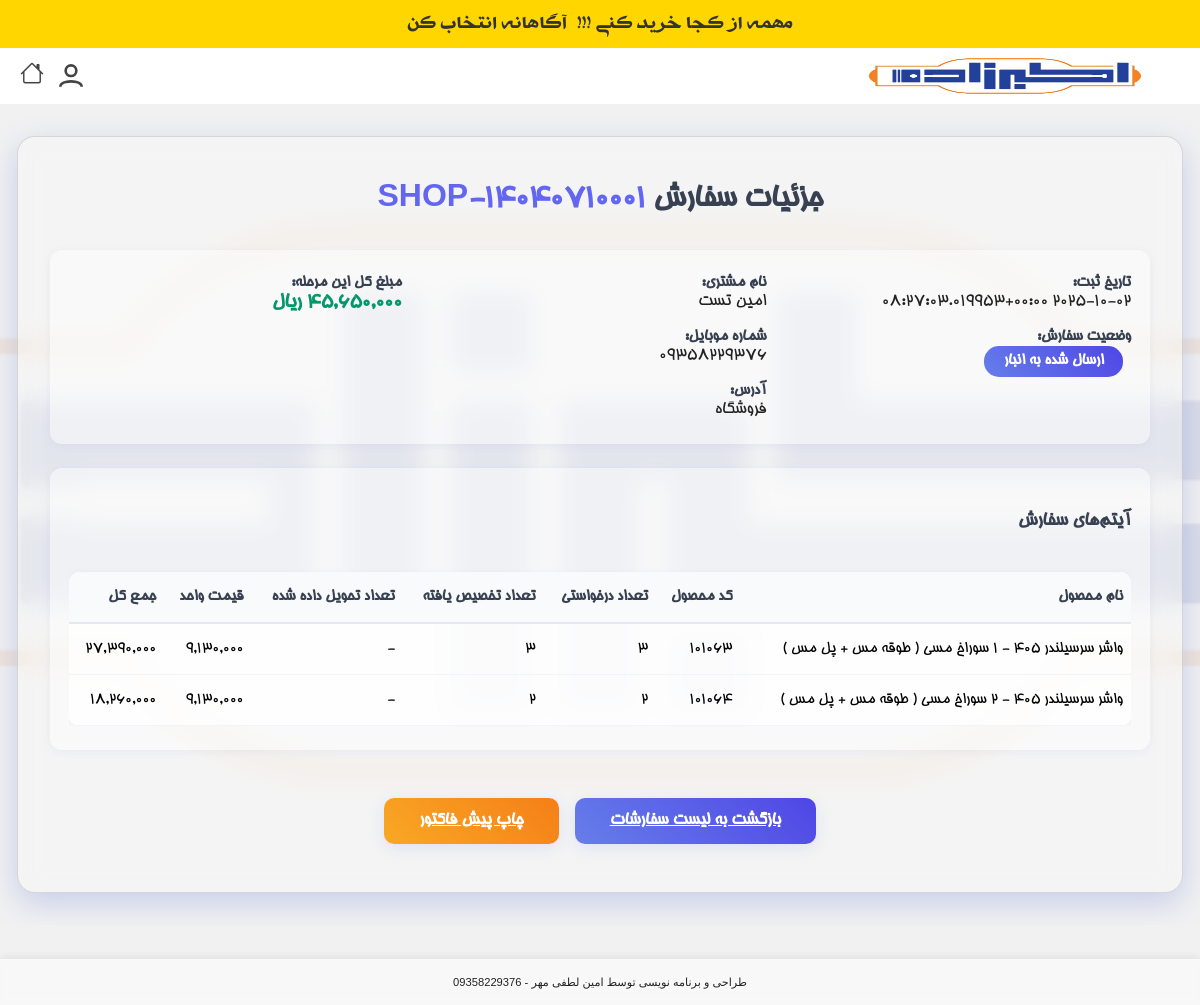
Before: /order/233/detail/ (signed in) with the older database file.
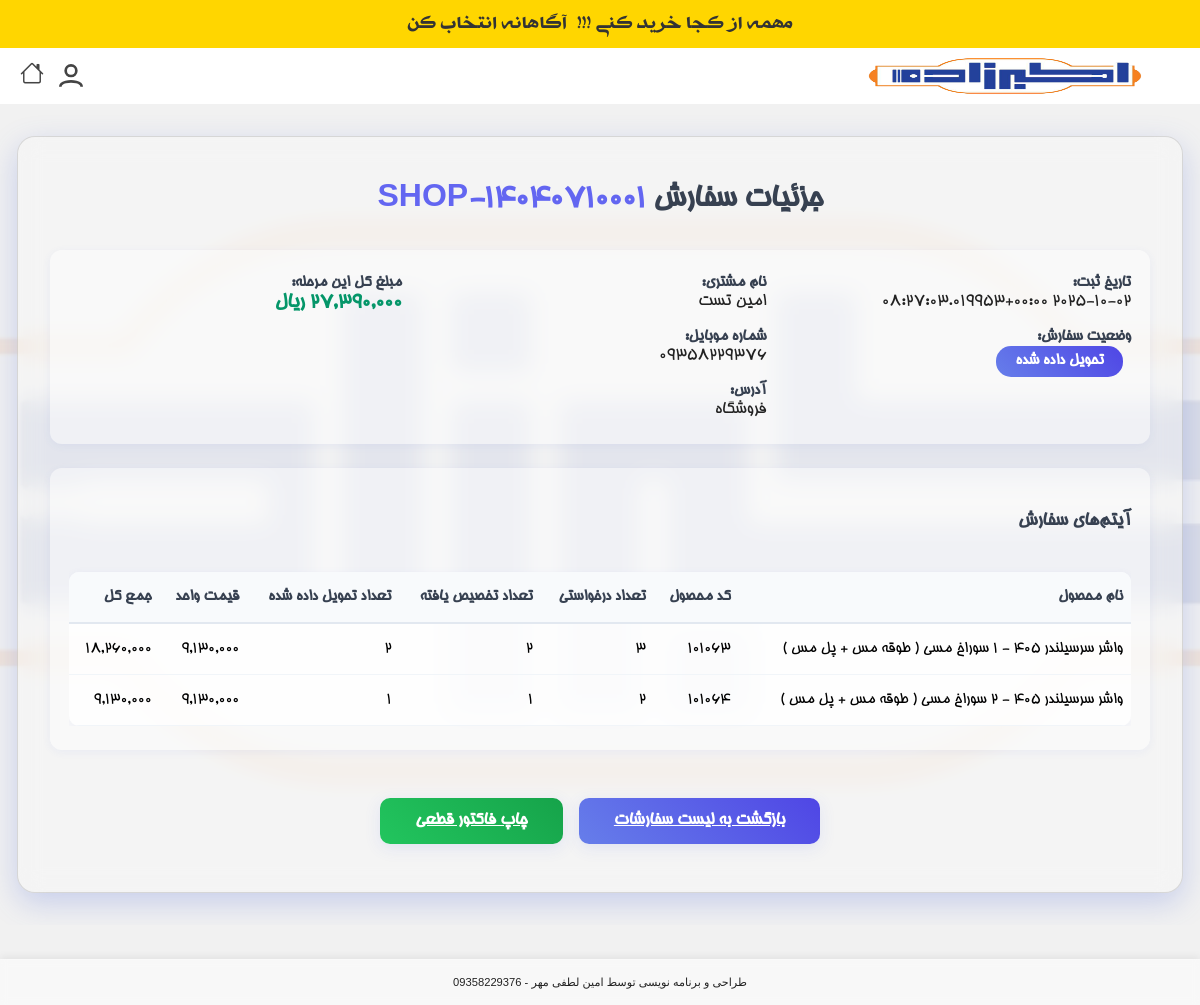
After: the same page with the newer database file.
### products/models.py (models this page shows, shortened)
class Order(models.Model):
    STATUS_CHOICES = [
        ('cart', 'سبد خرید'),
        ('pending', 'در انتظار تأیید'),
        ('warehouse', 'ارسال شده به انبار'),
        ('ready', 'آماده تحویل'),
        ('delivered', 'تحویل داده شده'),
        ('parent', 'تفکیک شده به انبارها'),
        ('completed', 'نهایی شده'),
        ('backorder', 'در انتظار موجودی'),
        ('waiting_for_customer_shipment', 'در انتظار ارسال به مشتری'),
        ('sent_to_warehouse', ' ارسال شده به انبار از بک اوردر'),
        ('waiting_for_warehouse_confirmation', 'در انتظار تایید انباردار'),
        ('shipped', 'ارسال شده'),
    ]
    order_number = models.CharField(
        max_length=100,
        unique=True,
        verbose_name="شماره درخواست",
        blank=True,
        null=True
    )
    document_number = models.CharField(
        max_length=100,
        blank=True,
        null=True,
        verbose_name="شماره سند"
    )
    package_count = models.PositiveIntegerField(
        default=0,
        null=True,
        blank=True,
        verbose_name="تعداد بسته"
    )
    courier = models.ForeignKey(
        'Courier',
        on_delete=models.SET_NULL,
        null=True,
        blank=True,
        verbose_name="پیک"
    )
    courier_name = models.CharField(
        max_length=100,
        blank=True,
        null=True,
        verbose_name="نام پیک (منسوخ شده)"
    )
    visitor_name = models.CharField(max_length=100, verbose_name="نام ویزیتور")
    customer = models.ForeignKey(
        Customer,
        on_delete=models.PROTECT,   # پیشنهاد امنیتی: سفارش بدون مشتری باقی نماند
        verbose_name="مشتری"
    )
    created_at = models.DateTimeField(auto_now_add=True, verbose_name="تاریخ ثبت")
    updated_at = models.DateTimeField(auto_now=True, verbose_name="تاریخ به‌روزرسانی")
    payment_term = models.CharField(
        max_length=10,
        choices=Product.PAYMENT_TERMS_CHOICES,
        verbose_name="شرایط تسویه"
    )
    status = models.CharField(
        max_length=100,
        choices=STATUS_CHOICES,
        default='pending',
        verbose_name="وضعیت سفارش"
    )
    parent = models.ForeignKey(
        'self',
        on_delete=models.SET_NULL,
        null=True,
        blank=True,
        related_name='children',
        verbose_name="سفارش مادر (قدیمی)"
    )
    is_sub_order = models.BooleanField(default=False, verbose_name="آیا زیرسفارش است؟ (قدیمی)")
    parent_order = models.ForeignKey(
        'self',
        on_delete=models.SET_NULL,
        null=True,
        blank=True,
        related_name='sub_orders',
        verbose_name="سفارش والد (جدید)"
    )
    warehouse = models.ForeignKey(
        'Warehouse',
        null=True,
        blank=True,
        on_delete=models.SET_NULL,
        related_name='orders',
        verbose_name="انبار"
    )
    total_price = models.DecimalField(
        max_digits=100,
        decimal_places=0,
        default=0,
        verbose_name="جمع کل سفارش"
    )
    class Meta:
        constraints = [
            models.UniqueConstraint(
                fields=['document_number'],
                name='unique_document_number',
                condition=models.Q(document_number__isnull=False) & ~models.Q(document_number='')
            )
        ]

class OrderItem(models.Model):
    WAREHOUSE_STATUS_CHOICES = [
        ('pending', 'در انتظار تایید انبار'),
        ('confirmed', 'تایید شده توسط انبار'),
        ('ready', 'آماده ارسال'),
        ('out_of_stock', 'ناموجود'),
        ('backorder', 'در انتظار موجودی'),
        ('pending_supply', 'در انتظار تامین موجودی'),
        ('waiting_for_warehouse_confirmation', 'در انتظار تایید انباردار'),  # اصلاح شده به 'waiting_for_warehouse_confirmation'
    ]
    order = models.ForeignKey(Order, on_delete=models.CASCADE, related_name='items', verbose_name="سفارش")
    product = models.ForeignKey(Product, on_delete=models.CASCADE, verbose_name="محصول")
    requested_quantity = models.IntegerField(null=True, blank=True, verbose_name="تعداد درخواستی")
    allocated_quantity = models.IntegerField(default=0, verbose_name="تعداد تخصیص یافته")
    price = models.DecimalField(max_digits=50, decimal_places=0, null=True, blank=True, verbose_name="قیمت")
    payment_term = models.CharField(max_length=50, choices=Product.PAYMENT_TERMS_CHOICES, default='cash', verbose_name="شرایط پرداخت")
    warehouse = models.ForeignKey(Warehouse, on_delete=models.SET_NULL, null=True, blank=True, verbose_name="انبار")
    warehouse_status = models.CharField(max_length=100, choices=WAREHOUSE_STATUS_CHOICES, default='pending', verbose_name="وضعیت انبار")
    warehouse_note = models.TextField(blank=True, null=True, verbose_name="یادداشت انبار")
    delivered_quantity = models.PositiveIntegerField(null=True, blank=True, verbose_name='تعداد تحویل شده')
    class Meta:
        verbose_name = "آیتم سفارش"
        verbose_name_plural = "آیتم‌های سفارش"
    def is_backorder(self):
        return self.warehouse_status == 'backorder'
    is_backorder.boolean = True
    is_backorder.short_description = 'بک اوردر'

class Customer(models.Model):
    first_name = models.CharField(max_length=100, verbose_name="نام")
    last_name = models.CharField(max_length=100, verbose_name="نام خانوادگی")
    store_name = models.CharField(max_length=255, blank=True, null=True, verbose_name="نام فروشگاه")
    phone = models.CharField(max_length=20, blank=True, null=True, verbose_name="تلفن ثابت")
    mobile = models.CharField(
        max_length=20,
        unique=True,
        verbose_name="شماره موبایل",
        error_messages={
            'unique': 'مشتری دیگری با این شماره همراه قبلاً ثبت شده است.'
        }
    )
    province = models.ForeignKey(Province, on_delete=models.CASCADE, verbose_name="استان")
    county = models.ForeignKey(County, on_delete=models.CASCADE, verbose_name="شهرستان")
    address = models.TextField(blank=True, null=True, verbose_name="آدرس")
    created_by = models.ForeignKey(
        User, on_delete=models.SET_NULL, null=True, related_name='created_customers', verbose_name="ایجاد شده توسط"
    )
    user = models.OneToOneField(
        User, on_delete=models.SET_NULL, null=True, blank=True, related_name='customer_profile', verbose_name="کاربر مرتبط"
    )
    created_at = models.DateTimeField(auto_now_add=True, verbose_name="تاریخ ایجاد")
    class Meta:
        verbose_name = "مشتری"
        verbose_name_plural = "مشتریان"

class Product(models.Model):
    PAYMENT_TERMS_CHOICES = [
        ('cash', 'نقدی'),
        ('1m', '1 ماهه'),
        ('2m', '2 ماهه'),
        ('3m', '3 ماهه'),
        ('4m', '4 ماهه'),
    ]
    brand = models.CharField(
        max_length=100,
        verbose_name="برند",
        blank=True,
    )
    code = models.CharField(
        max_length=50,
        unique=True,
        verbose_name="کد کالا"
    )
    name = models.CharField(
        max_length=200,
        verbose_name="نام کالا"
    )
    car_group = models.CharField(
        max_length=100,
        default="عمومی",
        verbose_name="گروه خودرو"
    )
    price = models.DecimalField(
        max_digits=100,
        decimal_places=0,
        verbose_name="قیمت"
    )
    purchase_price = models.DecimalField(
        max_digits=100,
        decimal_places=0,
        verbose_name="قیمت خرید",
        default=0
    )
    quantity = models.PositiveIntegerField(
        default=0,
        verbose_name="موجودی"
    )
    warehouse = models.ForeignKey(
        Warehouse,
        on_delete=models.PROTECT,
        null=True,
        blank=True,
        verbose_name="انبار"
    )
    image = models.ImageField(
        upload_to='product_images/',
        blank=True,
        null=True,
        verbose_name="تصویر کالا"
    )
    max_payment_term = models.CharField(
        max_length=10,
        choices=PAYMENT_TERMS_CHOICES,
        blank=True,
        null=True,
        verbose_name="حداکثر مهلت تسویه"
    )
    created_at = models.DateTimeField(default=timezone.now, verbose_name="تاریخ ایجاد")
    normalized_name = models.CharField(max_length=255, blank=True, db_index=True)
    profit_percentage = models.DecimalField(
        max_digits=5,
        decimal_places=2,
        verbose_name="درصد سود",
        default=0
    )

### products/views.py (the view)
# urls.py: path('order/<int:order_id>/detail/', views.order_detail_view, name='order_detail_view'),
@login_required
def order_detail_view(request, order_id):
    order = get_object_or_404(Order, id=order_id)
    is_manager = request.user.groups.filter(name='مدیر').exists()
    is_accounting = request.user.groups.filter(name='حسابداری').exists()
    is_order_creator = (order.visitor_name == request.user.username)
    if not (is_manager or is_order_creator or is_accounting):
        messages.error(request, 'شما اجازه دسترسی به این سفارش را ندارید.')
        return redirect('products:product_list')
    shipments = order.shipments.all().prefetch_related(
        'items',  # برای ShipmentItem ها
        'items__order_item',  # برای دسترسی به OrderItem های مرتبط
        'items__order_item__product'  # برای دسترسی به محصولات
    )
    is_finalized = order.status in ['completed', 'delivered'] or shipments.filter(status='delivered').exists()
    if is_finalized:
        shipments = shipments.filter(status__in=['in_transit', 'delivered'])
    stage_total = 0
    for item in order.items.all():
        quantity = 0
        if item.delivered_quantity is not None:
            quantity = item.delivered_quantity
        elif order.status in ['pending', 'warehouse', 'parent', 'backorder', 'cart']:
            quantity = item.requested_quantity or 0
        else:
            quantity = item.allocated_quantity or 0
        stage_total += (item.price or 0) * quantity
    referer = request.META.get('HTTP_REFERER')
    if referer and '/accounting/' in referer:
        back_url = referer
        back_text = "بازگشت به صورتحساب"
    elif is_manager:
        back_url = reverse('products:manager_order_list')
        back_text = "بازگشت به لیست سفارشات مدیر"
    else:
        back_url = reverse('products:order')
        back_text = "بازگشت به لیست سفارشات"
    has_final_invoice = FinancialOperation.objects.filter(
        operation_type='SALES_INVOICE',
        description__icontains=f"سفارش شماره {order.order_number}"
    ).exists()
    context = {
        'order': order,
        'order_items': order.items.all(),
        'shipments': shipments,
        'stage_total': stage_total,
        'back_url': back_url,
        'back_text': back_text,
        'has_final_invoice': has_final_invoice,
    }
    return render(request, 'products/order_detail.html', context)

### products/context_processors.py (called while the page is built)
def recent_orders_processor(request):
    recent_orders_count = 0
    if request.user.is_authenticated:
        recent_orders_count = Order.objects.filter(customer__created_by=request.user).order_by('-created_at')[:5].count()
    return {'recent_orders_count': recent_orders_count}

def notifications_processor(request):
    if request.user.is_authenticated and request.user.groups.filter(name='مدیر').exists():
        unread_notifications = Notification.objects.filter(target_user=request.user, read=False).order_by('-created_at')
        return {'unread_notifications': unread_notifications}
    return {'unread_notifications': []}

### products/templatetags/custom_filters.py (called while the page is built, shortened)
@register.filter
def intcomma(value):
    return humanize_intcomma(value)

### products/templates/products/order_detail.html (shortened to what the changed rows need)
{% extends 'products/base.html' %}
{% load static %}
{% load humanize %}
{% load custom_filters %}
{% block content %}
<div class="order-detail-glass">
    <div class="order-detail-title">
        جزئیات سفارش <span style="color:#6366f1;">{{ order.order_number|default:order.id }}</span>
    </div>
    <div class="order-detail-section" style="display:flex; flex-wrap:wrap; gap:2rem; justify-content:space-between;">
        <div style="flex:1 1 300px; min-width:260px;">
            <div class="order-detail-label">تاریخ ثبت:</div>
            <div class="order-detail-value">{{ order.created_at|jformat:"%H:%M - %Y/%m/%d" }}</div>
            <div class="order-detail-label" style="margin-top:1rem;">وضعیت سفارش:</div>
            <div class="order-detail-status">{{ order.get_status_display }}</div>
        </div>
        <div style="flex:1 1 300px; min-width:260px;">
            <div class="order-detail-label">نام مشتری:</div>
            <div class="order-detail-value">{{ order.customer.first_name }} {{ order.customer.last_name }}</div>
            <div class="order-detail-label" style="margin-top:1rem;">شماره موبایل:</div>
            <div class="order-detail-value">{{ order.customer.mobile|default:'-' }}</div>
            <div class="order-detail-label" style="margin-top:1rem;">آدرس:</div>
            <div class="order-detail-value">{{ order.customer.address|default:'-' }}</div>
        </div>
        <div style="flex:1 1 300px; min-width:260px;">
            <div class="order-detail-label">مبلغ کل این مرحله:</div>
            <div class="order-detail-value" style="font-weight:bold; color:#059669; font-size:1.3rem;">
                {{ stage_total|intcomma }} ریال
            </div>
        </div>
        </div>
    <div class="order-detail-section">
        <div style="overflow-x:auto;">
        <table class="order-detail-table">
            <thead>
                <tr>
                    <th>نام محصول</th>
                    <th>کد محصول</th>
                    <th>تعداد درخواستی</th>
                    <th>تعداد تخصیص یافته</th>
                    <th>تعداد تحویل داده شده</th>
                    <th>قیمت واحد</th>
                    <th>جمع کل</th>
                </tr>
            </thead>
            <tbody>
                {% for item in order_items %}
                <tr>
                    <td>{{ item.product.name }}</td>
                    <td>{{ item.product.code }}</td>
                    <td>{{ item.requested_quantity|default_if_none:"-" }}</td>
                    <td>
                        {% if order.status in 'pending,cart' %}
                            <span style="color: #888;">در انتظار تخصیص</span>
                        {% else %}
                            {{ item.allocated_quantity|default_if_none:"-" }}
                        {% endif %}
                    </td>
                    <td>{{ item.delivered_quantity|default_if_none:"-" }}</td>
                    <td>{{ item.price|intcomma }}</td>
                    <td>
                        {% if item.delivered_quantity is not None %}
                            {% widthratio item.delivered_quantity 1 item.price as item_total %}
                        {% elif item.allocated_quantity is not None and item.allocated_quantity > 0 %}
                            {% widthratio item.allocated_quantity 1 item.price as item_total %}
                        {% else %}
                            {% widthratio item.requested_quantity 1 item.price as item_total %}
                        {% endif %}
                        {{ item_total|intcomma }}
                    </td>
                </tr>
                {% empty %}
                <tr><td colspan="7" style="text-align:center; color:#888;">هیچ آیتمی برای این سفارش ثبت نشده است.</td></tr>
                {% endfor %}
            </tbody>
        </table>
        </div>
    </div>
    <div style="text-align:center; margin-top:2rem; display:flex; justify-content:center; gap:1rem;">
        <a href="{{ back_url }}" class="order-detail-btn">
            {{ back_text }}
        </a>
        {% if order.status == 'delivered' %}
        <a href="{% url 'products:sales_invoice_pdf' order_id=order.id %}" class="order-detail-btn" target="_blank" style="background: linear-gradient(45deg, #22c55e, #16a34a);">
            چاپ فاکتور قطعی
        </a>
        {% else %}
        <a href="{% url 'products:order_pdf' order_id=order.id %}" class="order-detail-btn" target="_blank" style="background: linear-gradient(45deg, #f9a825, #f57f17);">
            چاپ پیش فاکتور
        </a>
        {% endif %}
    </div>
</div>
{% endblock %}

Changed rows visible on the page:
changed Order "SHOP-14040710001": status "ارسال شده به انبار" → "تحویل داده شده"
changed OrderItem "واشر سرسیلندر 405 - 1 سوراخ مسی ( طوقه مس + پل مس )": allocated_quantity "3" → "2"; delivered_quantity "-" → "2"; item_total "27,390,000" → "18,260,000"
changed OrderItem "واشر سرسیلندر 405 - 2 سوراخ مسی ( طوقه مس + پل مس )": allocated_quantity "2" → "1"; delivered_quantity "-" → "1"; price "18,260,000" → "9,130,000"
Other visible differences:
{{ stage_total|intcomma }}: "45,650,000" → "27,390,000"
text no longer shown: "چاپ پیش فاکتور"
text now shown: "چاپ فاکتور قطعی"
